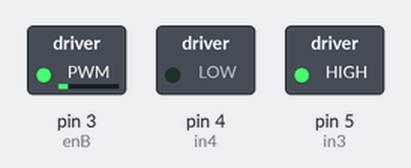
Recording of a sketch running on a simulated Arduino Uno, built with avr-gcc and run on an emulated ATmega328P. Parts: switched loads named in the sketch (green lamp = pin HIGH). What the sketch prints to the serial monitor is not drawn.

Above: at 0.1 s.
Timing chart, 0 to 1.6 s (numbered marks = the images above):
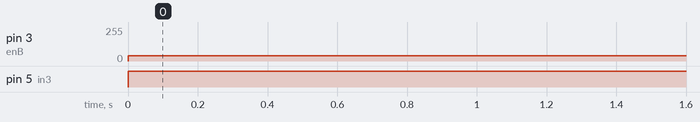

Measured:
- by itself, pin 3 (enB): 0/255 → 40/255 at 0.00 s
- by itself, pin 5 (in3): LOW → HIGH at 0.00 s

The sketch:

Motor.ino
```cpp
#include <SPI.h>
#include <mcp2515.h>

#define enB 3
#define in3 5
#define in4 4

struct can_frame canMsgTX;
struct can_frame canMsgRX;
MCP2515 mcp2515(10);

int rotDirection = 0;
int defaultSpeed = 40;
int speed = 0;
int storeSpeed = 0;
bool automated = false;
bool toggle = false;

void setup() {
  Serial.begin(500000);

  // Initialize CAN Message
  canMsgTX.can_id  = 0x004;
  canMsgTX.can_dlc = 8;
  canMsgTX.data[0] = 0;  // Speed
  canMsgTX.data[1] = 0;
  canMsgTX.data[2] = 0;
  canMsgTX.data[3] = 0;
  canMsgTX.data[4] = 0;
  canMsgTX.data[5] = 0;
  canMsgTX.data[6] = 0;
  canMsgTX.data[7] = 0; // Manual (0) or Automatic (1)

  // Set MCP2515 settings
  mcp2515.reset();
  mcp2515.setBitrate(CAN_500KBPS, MCP_8MHZ);
  mcp2515.setConfigMode();
  mcp2515.setFilterMask(MCP2515::MASK0, false, 0x7FF);
  mcp2515.setFilterMask(MCP2515::MASK1, false, 0x7FF);
  mcp2515.setFilter(MCP2515::RXF0, false, 0x001);         // ID for Brakes
  mcp2515.setFilter(MCP2515::RXF1, false, 0x003);         // ID for Accelerator
  // mcp2515.setFilter(MCP2515::RXF1, false, 0x101);
  // mcp2515.setFilter(MCP2515::RXF1, false, 0x103);
  mcp2515.setNormalMode();

  // Print Header for data receiving
  Serial.println("------- CAN Read ----------");
  Serial.println("ID  DLC   DATA");

  pinMode(enB, OUTPUT);
  pinMode(in3, OUTPUT);
  pinMode(in4, OUTPUT);
  // Set initial rotation direction
  digitalWrite(in3, LOW);
  digitalWrite(in4, LOW);
}

void loop() {
  if (mcp2515.readMessage(&canMsgRX) == MCP2515::ERROR_OK) {
    Serial.print(canMsgRX.can_id, HEX); // print ID
    Serial.print(" ");
    Serial.print(canMsgRX.can_dlc); // print DLC
    Serial.print(" ");

    for (int i = 0; i<canMsgRX.can_dlc; i++)  {  // print the data
      Serial.print(canMsgRX.data[i]);
      Serial.print(" ");
    }
    Serial.println();
  }

  digitalWrite(in3, HIGH);
  digitalWrite(in4, LOW);

  if (canMsgRX.can_id == 0x003 && canMsgRX.data[7] == 1) {
    storeSpeed = canMsgRX.data[0];
    automated = true;
    canMsgTX.data[0] = storeSpeed;
    canMsgTX.data[7] = 1;
    mcp2515.sendMessage(&canMsgTX);

  }
  // else if (canMsgRX.can_id == 0x101) {
  //   storeSpeed = canMsgRX.data[0];
  //   automated = true;
  //   speed = calculateNewSpeed(canMsgRX.data[0], speed);
  //   canMsgTX.data[0] = storeSpeed;
  //   canMsgTX.data[7] = 1;
  //   mcp2515.sendMessage(&canMsgRX);
  //   analogWrite(enB, speed);
  //   storeSpeed = speed;
  //   automated = false;
  //   canMsgTX.data[7] = 0;
  //   canMsgRX.can_id = 0;
  // }

  if (canMsgRX.can_id == 0x001) {
    // Extract data from the message and use it to control the motor speed
    speed = calculateNewSpeed(canMsgRX.data[0], storeSpeed);
    analogWrite(enB, speed);
    storeSpeed = speed;
    automated = false;
    canMsgTX.data[7] = 0;
    canMsgTX.data[0] = storeSpeed;
    mcp2515.sendMessage(&canMsgTX);
    if (canMsgRX.data[7] != 1) {
      toggle = false;
    }

  } else if (canMsgRX.can_id == 0x003) {
    storeSpeed = canMsgRX.data[0] + defaultSpeed;
    analogWrite(enB, storeSpeed);
    canMsgTX.data[0] = storeSpeed;
    mcp2515.sendMessage(&canMsgTX);
    toggle = false;

  } else if (!toggle && canMsgRX.data[7] == 0) {
    Serial.println("HI");
    toggle = true;
    storeSpeed = defaultSpeed;
    analogWrite(enB, defaultSpeed);
    canMsgTX.data[0] = storeSpeed;
    mcp2515.sendMessage(&canMsgTX);
    mcp2515.sendMessage(&canMsgTX);

  } else {

  }

  canMsgRX.can_id = 0;
  // Serial.println(storeSpeed);

}

int calculateNewSpeed(int brakeReceived, int currSpeed) {
  int brakeRate = (brakeReceived * 0.01) * currSpeed;
  int newSpeed = currSpeed - brakeRate;
  Serial.println(newSpeed);
  if (newSpeed < 6) {
    return 0;
  } else {
    return newSpeed;
  }

}
```
